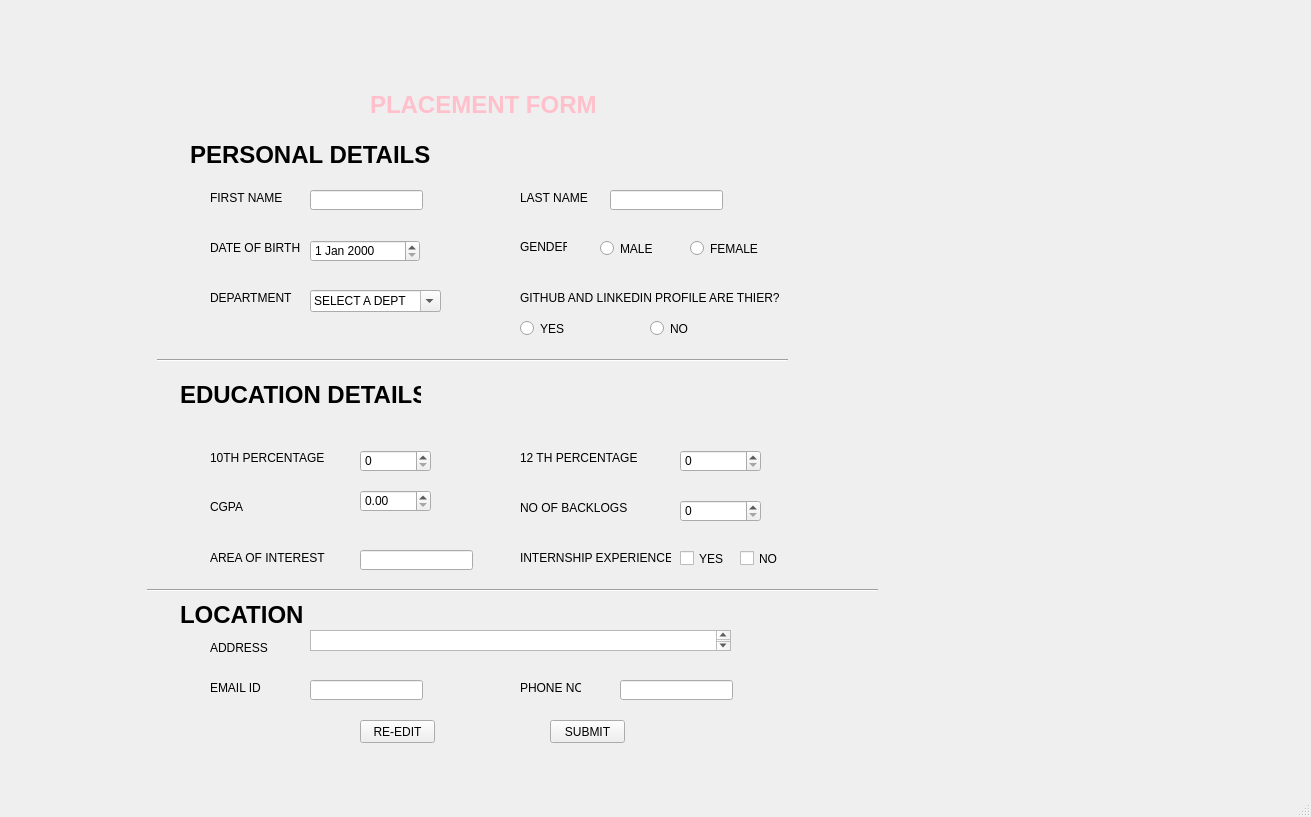
<?xml version="1.0" encoding="UTF-8"?>
<ui version="4.0">
 <class>MainWindow</class>
 <widget class="QMainWindow" name="MainWindow">
  <property name="geometry">
   <rect>
    <x>0</x>
    <y>0</y>
    <width>1311</width>
    <height>817</height>
   </rect>
  </property>
  <property name="windowTitle">
   <string>MainWindow</string>
  </property>
  <widget class="QWidget" name="centralwidget">
   <widget class="QRadioButton" name="radioButton_3">
    <property name="geometry">
     <rect>
      <x>520</x>
      <y>320</y>
      <width>82</width>
      <height>17</height>
     </rect>
    </property>
    <property name="text">
     <string>YES</string>
    </property>
   </widget>
   <widget class="Line" name="line_2">
    <property name="geometry">
     <rect>
      <x>147</x>
      <y>580</y>
      <width>731</width>
      <height>20</height>
     </rect>
    </property>
    <property name="orientation">
     <enum>Qt::Horizontal</enum>
    </property>
   </widget>
   <widget class="QLabel" name="label_5">
    <property name="geometry">
     <rect>
      <x>210</x>
      <y>290</y>
      <width>91</width>
      <height>16</height>
     </rect>
    </property>
    <property name="text">
     <string>DEPARTMENT</string>
    </property>
   </widget>
   <widget class="QLabel" name="label_12">
    <property name="geometry">
     <rect>
      <x>210</x>
      <y>500</y>
      <width>47</width>
      <height>13</height>
     </rect>
    </property>
    <property name="text">
     <string>CGPA</string>
    </property>
   </widget>
   <widget class="QCheckBox" name="checkBox">
    <property name="geometry">
     <rect>
      <x>680</x>
      <y>550</y>
      <width>70</width>
      <height>17</height>
     </rect>
    </property>
    <property name="text">
     <string>YES</string>
    </property>
   </widget>
   <widget class="QLineEdit" name="lineEdit_4">
    <property name="geometry">
     <rect>
      <x>310</x>
      <y>190</y>
      <width>113</width>
      <height>20</height>
     </rect>
    </property>
   </widget>
   <widget class="QLabel" name="label_4">
    <property name="geometry">
     <rect>
      <x>210</x>
      <y>240</y>
      <width>101</width>
      <height>16</height>
     </rect>
    </property>
    <property name="text">
     <string>DATE OF BIRTH</string>
    </property>
   </widget>
   <widget class="QLineEdit" name="lineEdit_5">
    <property name="geometry">
     <rect>
      <x>610</x>
      <y>190</y>
      <width>113</width>
      <height>20</height>
     </rect>
    </property>
   </widget>
   <widget class="QLabel" name="label_14">
    <property name="geometry">
     <rect>
      <x>210</x>
      <y>550</y>
      <width>121</width>
      <height>16</height>
     </rect>
    </property>
    <property name="text">
     <string>AREA OF INTEREST</string>
    </property>
   </widget>
   <widget class="QLineEdit" name="lineEdit_3">
    <property name="geometry">
     <rect>
      <x>620</x>
      <y>680</y>
      <width>113</width>
      <height>20</height>
     </rect>
    </property>
   </widget>
   <widget class="QDoubleSpinBox" name="doubleSpinBox">
    <property name="geometry">
     <rect>
      <x>360</x>
      <y>490</y>
      <width>71</width>
      <height>22</height>
     </rect>
    </property>
   </widget>
   <widget class="QPushButton" name="pushButton_2">
    <property name="geometry">
     <rect>
      <x>550</x>
      <y>720</y>
      <width>75</width>
      <height>23</height>
     </rect>
    </property>
    <property name="text">
     <string>SUBMIT</string>
    </property>
   </widget>
   <widget class="QLabel" name="label_15">
    <property name="geometry">
     <rect>
      <x>520</x>
      <y>550</y>
      <width>151</width>
      <height>16</height>
     </rect>
    </property>
    <property name="text">
     <string>INTERNSHIP EXPERIENCE</string>
    </property>
   </widget>
   <widget class="QLabel" name="label_10">
    <property name="geometry">
     <rect>
      <x>210</x>
      <y>450</y>
      <width>121</width>
      <height>16</height>
     </rect>
    </property>
    <property name="text">
     <string>10TH PERCENTAGE</string>
    </property>
   </widget>
   <widget class="QRadioButton" name="radioButton_2">
    <property name="geometry">
     <rect>
      <x>690</x>
      <y>240</y>
      <width>82</width>
      <height>17</height>
     </rect>
    </property>
    <property name="text">
     <string>FEMALE</string>
    </property>
   </widget>
   <widget class="QSpinBox" name="spinBox">
    <property name="geometry">
     <rect>
      <x>360</x>
      <y>450</y>
      <width>71</width>
      <height>22</height>
     </rect>
    </property>
   </widget>
   <widget class="QPushButton" name="pushButton">
    <property name="geometry">
     <rect>
      <x>360</x>
      <y>720</y>
      <width>75</width>
      <height>23</height>
     </rect>
    </property>
    <property name="text">
     <string>RE-EDIT</string>
    </property>
   </widget>
   <widget class="QLabel" name="label_11">
    <property name="geometry">
     <rect>
      <x>520</x>
      <y>450</y>
      <width>121</width>
      <height>16</height>
     </rect>
    </property>
    <property name="text">
     <string>12 TH PERCENTAGE</string>
    </property>
   </widget>
   <widget class="QSpinBox" name="spinBox_3">
    <property name="geometry">
     <rect>
      <x>680</x>
      <y>500</y>
      <width>81</width>
      <height>22</height>
     </rect>
    </property>
   </widget>
   <widget class="QLabel" name="label_3">
    <property name="geometry">
     <rect>
      <x>210</x>
      <y>190</y>
      <width>91</width>
      <height>16</height>
     </rect>
    </property>
    <property name="text">
     <string>FIRST NAME</string>
    </property>
   </widget>
   <widget class="QLabel" name="label_8">
    <property name="geometry">
     <rect>
      <x>520</x>
      <y>290</y>
      <width>281</width>
      <height>16</height>
     </rect>
    </property>
    <property name="text">
     <string>GITHUB AND LINKEDIN PROFILE ARE THIER?</string>
    </property>
   </widget>
   <widget class="QLabel" name="label_19">
    <property name="geometry">
     <rect>
      <x>520</x>
      <y>680</y>
      <width>61</width>
      <height>16</height>
     </rect>
    </property>
    <property name="text">
     <string>PHONE NO</string>
    </property>
   </widget>
   <widget class="QLabel" name="label">
    <property name="geometry">
     <rect>
      <x>370</x>
      <y>90</y>
      <width>281</width>
      <height>31</height>
     </rect>
    </property>
    <property name="text">
     <string>&lt;html&gt;
&lt;head&gt;
&lt;/head&gt;
&lt;body&gt;
&lt;h1 style= &quot;color:pink;&quot;&gt; PLACEMENT FORM &lt;/h1&gt;
&lt;/body&gt;
&lt;/html&gt;</string>
    </property>
   </widget>
   <widget class="QTextEdit" name="textEdit">
    <property name="geometry">
     <rect>
      <x>310</x>
      <y>630</y>
      <width>421</width>
      <height>21</height>
     </rect>
    </property>
   </widget>
   <widget class="QSpinBox" name="spinBox_2">
    <property name="geometry">
     <rect>
      <x>680</x>
      <y>450</y>
      <width>81</width>
      <height>22</height>
     </rect>
    </property>
   </widget>
   <widget class="QLabel" name="label_7">
    <property name="geometry">
     <rect>
      <x>520</x>
      <y>240</y>
      <width>47</width>
      <height>13</height>
     </rect>
    </property>
    <property name="text">
     <string>GENDER</string>
    </property>
   </widget>
   <widget class="QCheckBox" name="checkBox_2">
    <property name="geometry">
     <rect>
      <x>740</x>
      <y>550</y>
      <width>70</width>
      <height>17</height>
     </rect>
    </property>
    <property name="text">
     <string>NO</string>
    </property>
   </widget>
   <widget class="QLabel" name="label_17">
    <property name="geometry">
     <rect>
      <x>210</x>
      <y>640</y>
      <width>71</width>
      <height>16</height>
     </rect>
    </property>
    <property name="text">
     <string>ADDRESS</string>
    </property>
   </widget>
   <widget class="QRadioButton" name="radioButton_4">
    <property name="geometry">
     <rect>
      <x>650</x>
      <y>320</y>
      <width>82</width>
      <height>17</height>
     </rect>
    </property>
    <property name="text">
     <string>NO</string>
    </property>
   </widget>
   <widget class="Line" name="line">
    <property name="geometry">
     <rect>
      <x>157</x>
      <y>350</y>
      <width>631</width>
      <height>20</height>
     </rect>
    </property>
    <property name="orientation">
     <enum>Qt::Horizontal</enum>
    </property>
   </widget>
   <widget class="QLabel" name="label_16">
    <property name="geometry">
     <rect>
      <x>180</x>
      <y>600</y>
      <width>151</width>
      <height>31</height>
     </rect>
    </property>
    <property name="text">
     <string>&lt;html&gt;
&lt;head&gt;
&lt;/head&gt;
&lt;body&gt;
&lt;h1 style= &quot;color:black;font-size:50px;&quot;&gt; LOCATION &lt;/h1&gt;
&lt;/body&gt;
&lt;/html&gt;</string>
    </property>
   </widget>
   <widget class="QComboBox" name="comboBox">
    <property name="geometry">
     <rect>
      <x>310</x>
      <y>290</y>
      <width>131</width>
      <height>22</height>
     </rect>
    </property>
    <property name="editable">
     <bool>true</bool>
    </property>
    <item>
     <property name="text">
      <string>SELECT A DEPT</string>
     </property>
    </item>
    <item>
     <property name="text">
      <string>IT</string>
     </property>
    </item>
    <item>
     <property name="text">
      <string>CSE</string>
     </property>
    </item>
    <item>
     <property name="text">
      <string>MECH</string>
     </property>
    </item>
    <item>
     <property name="text">
      <string>ECE</string>
     </property>
    </item>
    <item>
     <property name="text">
      <string>EEE</string>
     </property>
    </item>
    <item>
     <property name="text">
      <string>EIE</string>
     </property>
    </item>
    <item>
     <property name="text">
      <string>BIO-MED</string>
     </property>
    </item>
    <item>
     <property name="text">
      <string>CIVIL</string>
     </property>
    </item>
    <item>
     <property name="text">
      <string>AI-DS</string>
     </property>
    </item>
    <item>
     <property name="text">
      <string>MED-ELEC</string>
     </property>
    </item>
   </widget>
   <widget class="QLabel" name="label_13">
    <property name="geometry">
     <rect>
      <x>520</x>
      <y>500</y>
      <width>121</width>
      <height>16</height>
     </rect>
    </property>
    <property name="text">
     <string>NO OF BACKLOGS</string>
    </property>
   </widget>
   <widget class="QRadioButton" name="radioButton">
    <property name="geometry">
     <rect>
      <x>600</x>
      <y>240</y>
      <width>82</width>
      <height>17</height>
     </rect>
    </property>
    <property name="text">
     <string>MALE</string>
    </property>
   </widget>
   <widget class="QLabel" name="label_6">
    <property name="geometry">
     <rect>
      <x>520</x>
      <y>190</y>
      <width>71</width>
      <height>16</height>
     </rect>
    </property>
    <property name="text">
     <string>LAST NAME</string>
    </property>
   </widget>
   <widget class="QDateEdit" name="dateEdit">
    <property name="geometry">
     <rect>
      <x>310</x>
      <y>240</y>
      <width>110</width>
      <height>22</height>
     </rect>
    </property>
   </widget>
   <widget class="QLineEdit" name="lineEdit_2">
    <property name="geometry">
     <rect>
      <x>310</x>
      <y>680</y>
      <width>113</width>
      <height>20</height>
     </rect>
    </property>
   </widget>
   <widget class="QLabel" name="label_2">
    <property name="geometry">
     <rect>
      <x>190</x>
      <y>140</y>
      <width>281</width>
      <height>31</height>
     </rect>
    </property>
    <property name="text">
     <string>&lt;html&gt;
&lt;head&gt;
&lt;/head&gt;
&lt;body&gt;
&lt;h1 style= &quot;color:black;font-size:50px;&quot;&gt; PERSONAL DETAILS &lt;/h1&gt;
&lt;/body&gt;
&lt;/html&gt;</string>
    </property>
   </widget>
   <widget class="QLabel" name="label_9">
    <property name="geometry">
     <rect>
      <x>180</x>
      <y>380</y>
      <width>241</width>
      <height>31</height>
     </rect>
    </property>
    <property name="text">
     <string>&lt;html&gt;
&lt;head&gt;
&lt;/head&gt;
&lt;body&gt;
&lt;h1 style= &quot;color:black;font-size:50px;&quot;&gt; EDUCATION DETAILS &lt;/h1&gt;
&lt;/body&gt;
&lt;/html&gt;</string>
    </property>
   </widget>
   <widget class="QLineEdit" name="lineEdit">
    <property name="geometry">
     <rect>
      <x>360</x>
      <y>550</y>
      <width>113</width>
      <height>20</height>
     </rect>
    </property>
   </widget>
   <widget class="QLabel" name="label_18">
    <property name="geometry">
     <rect>
      <x>210</x>
      <y>680</y>
      <width>71</width>
      <height>16</height>
     </rect>
    </property>
    <property name="text">
     <string>EMAIL ID</string>
    </property>
   </widget>
  </widget>
  <widget class="QMenuBar" name="menubar">
   <property name="geometry">
    <rect>
     <x>0</x>
     <y>0</y>
     <width>1311</width>
     <height>26</height>
    </rect>
   </property>
  </widget>
  <widget class="QStatusBar" name="statusbar"/>
 </widget>
 <resources/>
 <connections/>
</ui>
